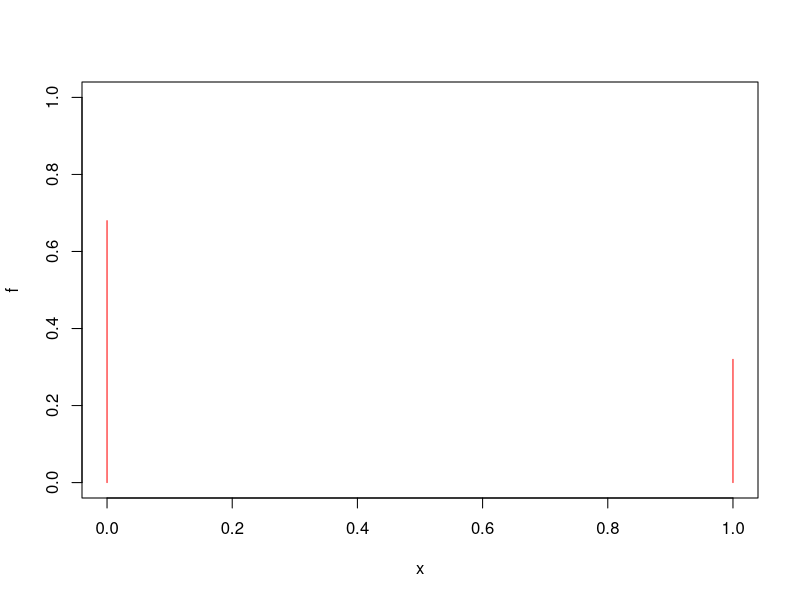
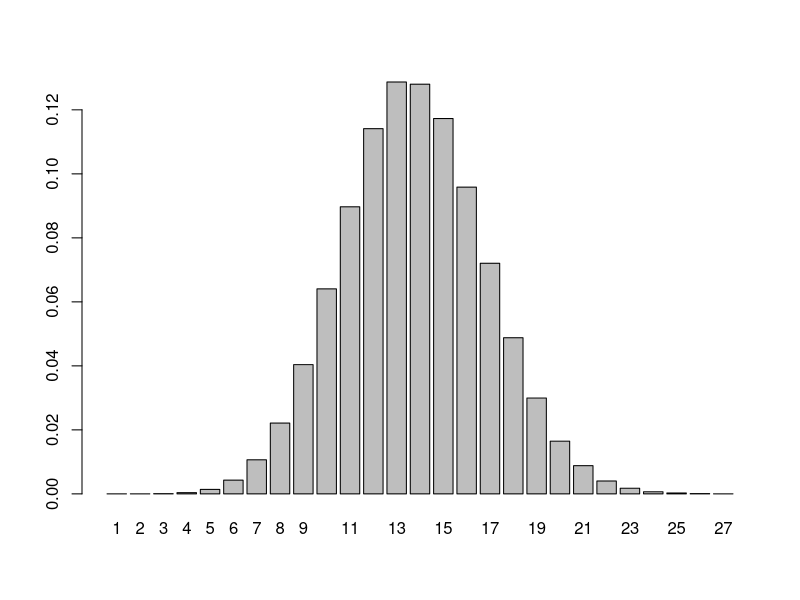
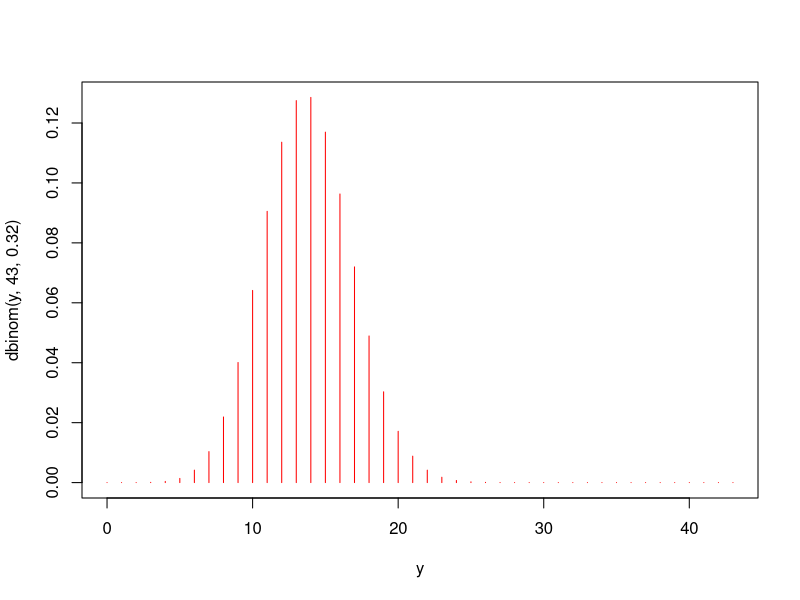
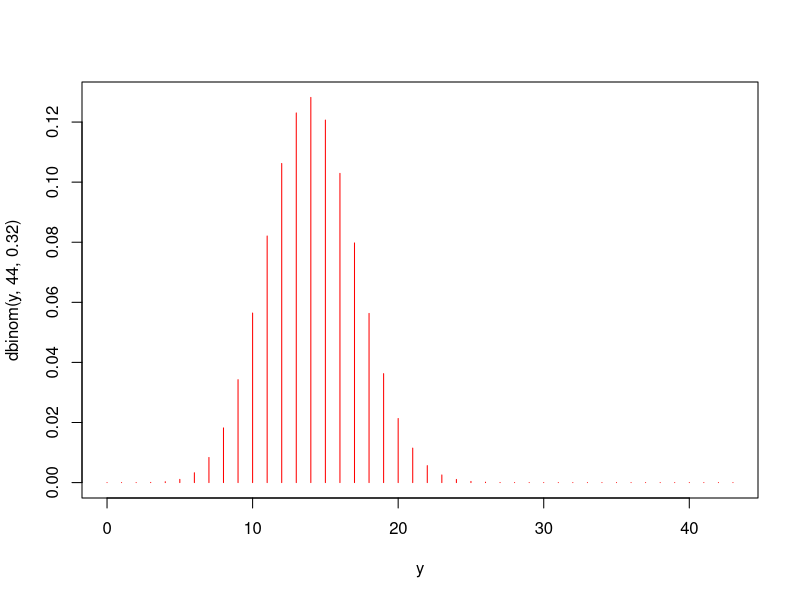
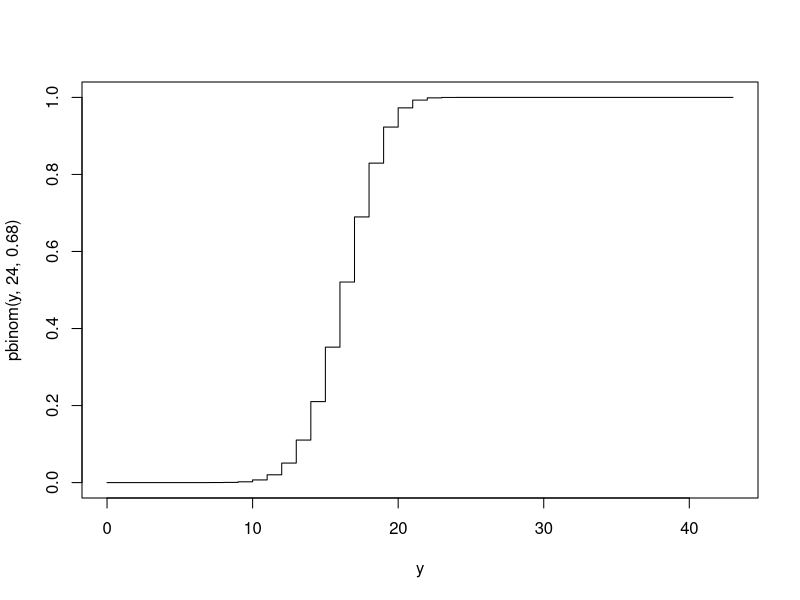

Write R code to recreate these figures, in order.
#pregunta 1
x<-c(0,1)
f<-c(0.68,0.32)
plot(x,f,type="h",ylim=c(0,1),col="red")
n<-43
y<-function(i){sum(sample(x,n,f,replace=TRUE))} #exemple de l'experiment
y(i) #definim la funció perquè cada cop que cridem la funció ens doni un valor diferent
encuestas<-sapply(1:400000, y) #400000 encuestas diferents (cada valor és un experiment aleatori)
encuestas
fr<-table(encuestas)/400000 #freq relativa de 400000 encuestas i trobem la de 13
fr["13"]
barplot(fr)
#quan y és una binomial (n,p)
dbinom(13,43,0.32) #ho resol directamen (casos positius,casos totals,p)
y<-0:43
plot(y,dbinom(y,43,0.32),type="h",col="red")
dbinom(17,44,0.32)
plot(y,dbinom(y,44,0.32),type="h",col="red")
pbinom(16,44,0.32) #pbinom per F(X) com el 17 no està inclòs ho fem fins a 16
qbinom(0.5,44,0.32) #per calcular la mediana
qbinom(0.25,44,0.32)#per calcular primer quartil  
24*0.68 #esperança de x
24*0.68*0.32 #variança
qbinom(0.25,24,0.68)#càlcul primer quartil canviant la resposta positiva
plot(y,pbinom(y,24,0.68),type="s")
46*0.32 #últim apartat